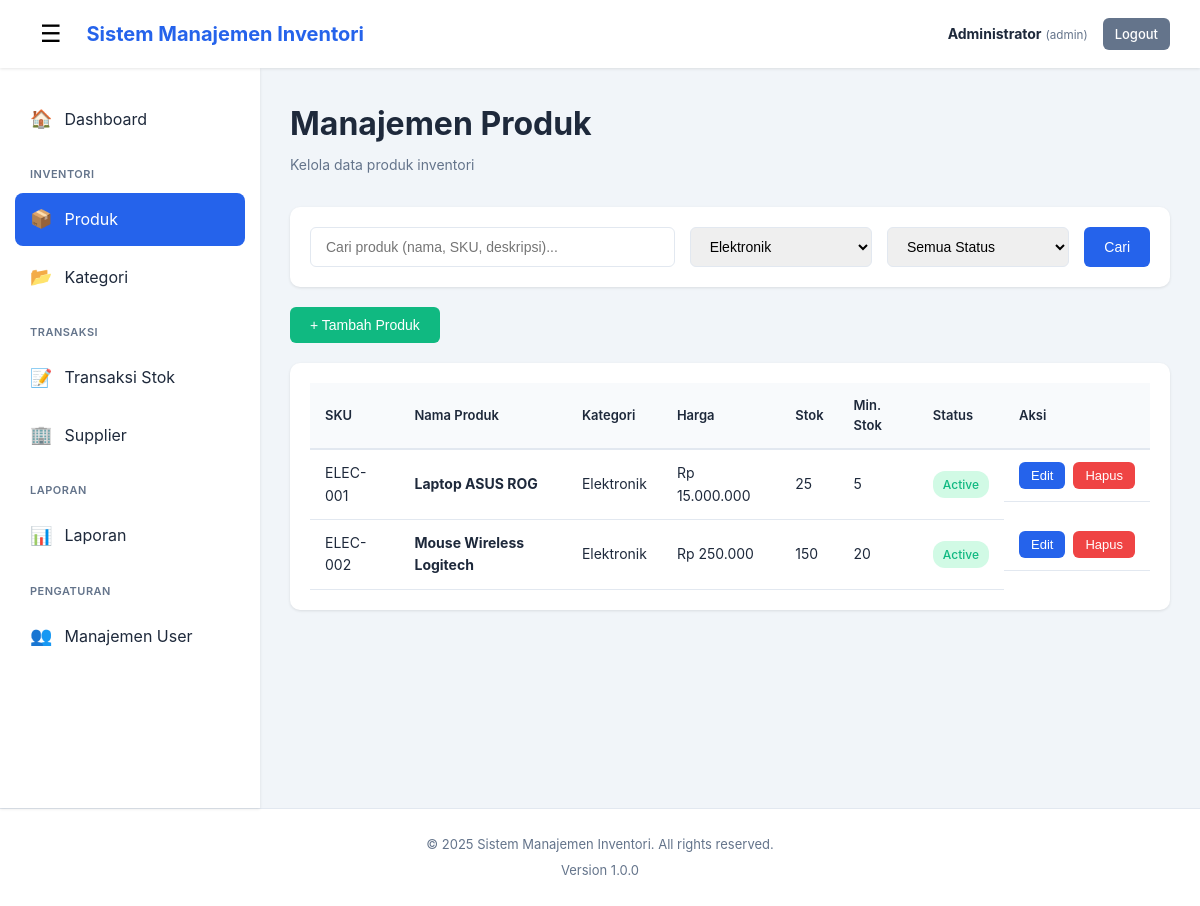
/products.php?category=1 (signed in), run on the app's committed database.
### tables this page shows
CREATE TABLE IF NOT EXISTS products (
    id INT AUTO_INCREMENT PRIMARY KEY,
    name VARCHAR(200) NOT NULL,
    category_id INT,
    sku VARCHAR(50) UNIQUE,
    description TEXT,
    price DECIMAL(10, 2) NOT NULL DEFAULT 0.00,
    quantity INT NOT NULL DEFAULT 0,
    min_stock INT DEFAULT 10,
    image_url VARCHAR(255),
    status ENUM('active', 'inactive', 'discontinued') DEFAULT 'active',
    created_at TIMESTAMP DEFAULT CURRENT_TIMESTAMP,
    updated_at TIMESTAMP DEFAULT CURRENT_TIMESTAMP ON UPDATE CURRENT_TIMESTAMP,
    FOREIGN KEY (category_id) REFERENCES categories(id) ON DELETE SET NULL,
    INDEX idx_category (category_id),
    INDEX idx_sku (sku),
    INDEX idx_status (status)
);

CREATE TABLE IF NOT EXISTS categories (
    id INT AUTO_INCREMENT PRIMARY KEY,
    name VARCHAR(100) NOT NULL UNIQUE,
    description TEXT,
    created_at TIMESTAMP DEFAULT CURRENT_TIMESTAMP,
    updated_at TIMESTAMP DEFAULT CURRENT_TIMESTAMP ON UPDATE CURRENT_TIMESTAMP
);

### config/database.php (called while the page is built, shortened)
<?php
function formatRupiah($angka) {
    return "Rp " . number_format($angka, 0, ',', '.');
}
?>

### products.php (the view, shortened to what this page needs)
<?php
require_once 'config/database.php';
$db = getDB();
$stmt = $db->query("SELECT * FROM categories ORDER BY name");
$categories = $stmt->fetchAll();
$search = $_GET['search'] ?? '';
$category_filter = $_GET['category'] ?? '';
$where = [];
$params = [];
if (!empty($category_filter)) {
    $where[] = "category_id = ?";
    $params[] = $category_filter;
}
$where_clause = !empty($where) ? 'WHERE ' . implode(' AND ', $where) : '';
$stmt = $db->prepare("
    SELECT p.*, c.name as category_name
    FROM products p
    LEFT JOIN categories c ON p.category_id = c.id
    $where_clause
    ORDER BY p.created_at DESC
");
$stmt->execute($params);
$products = $stmt->fetchAll();
?>
<!DOCTYPE html>
<html lang="id">
<head>
    <link rel="stylesheet" href="assets/css/style.css">
</head>
<body>
    <?php include 'includes/header.php'; ?>
    <div class="container">
        <?php include 'includes/sidebar.php'; ?>
        <main class="main-content">
            <div class="page-header">
                <h1>Manajemen Produk</h1>
                <p>Kelola data produk inventori</p>
            </div>
            <div class="card mb-20">
                <div class="card-body">
                    <form method="GET" action="">
                        <div style="display: grid; grid-template-columns: 2fr 1fr 1fr auto; gap: 15px;">
                            <input type="text" name="search" class="form-control"
                                   placeholder="Cari produk (nama, SKU, deskripsi)..."
                                   value="<?php echo htmlspecialchars($search); ?>">
                            <select name="category" class="form-control">
                                <?php foreach ($categories as $cat): ?>
                                <option value="<?php echo $cat['id']; ?>" <?php echo $category_filter == $cat['id'] ? 'selected' : ''; ?>>
                                    <?php echo htmlspecialchars($cat['name']); ?>
                                </option>
                                <?php endforeach; ?>
                            </select>
                            <select name="status" class="form-control">
                                <option value="">Semua Status</option>
                            </select>
                            <button type="submit" class="btn btn-primary">Cari</button>
                        </div>
                    </form>
                </div>
            </div>
            <div class="mb-20">
                <button onclick="showAddModal()" class="btn btn-success">+ Tambah Produk</button>
            </div>
            <div class="card">
                <div class="card-body">
                    <div class="table-responsive">
                        <table class="table">
                            <thead>
                                <tr>
                                    <th>SKU</th>
                                    <th>Nama Produk</th>
                                    <th>Kategori</th>
                                    <th>Harga</th>
                                    <th>Stok</th>
                                    <th>Min. Stok</th>
                                    <th>Status</th>
                                    <th>Aksi</th>
                                </tr>
                            </thead>
                            <tbody>
                                <?php if (count($products) > 0): ?>
                                    <?php foreach ($products as $product): ?>
                                    <tr>
                                        <td><?php echo htmlspecialchars($product['sku']); ?></td>
                                        <td><strong><?php echo htmlspecialchars($product['name']); ?></strong></td>
                                        <td><?php echo htmlspecialchars($product['category_name']); ?></td>
                                        <td><?php echo formatRupiah($product['price']); ?></td>
                                        <td>
                                            <span class="<?php echo $product['quantity'] <= $product['min_stock'] ? 'text-danger' : ''; ?>">
                                                <?php echo number_format($product['quantity']); ?>
                                            </span>
                                        </td>
                                        <td><?php echo number_format($product['min_stock']); ?></td>
                                        <td>
                                            <?php
                                            $badge_class = 'info';
                                            if ($product['status'] === 'active') $badge_class = 'success';
                                            ?>
                                            <span class="badge badge-<?php echo $badge_class; ?>">
                                                <?php echo ucfirst($product['status']); ?>
                                            </span>
                                        </td>
                                        <td class="table-actions">
                                            <button onclick='editProduct(<?php echo json_encode($product); ?>)'
                                                    class="btn btn-sm btn-primary">Edit</button>
                                            <form method="POST" style="display:inline;"
                                                  onsubmit="return confirm('Yakin ingin menghapus produk ini?');">
                                                <button type="submit" class="btn btn-sm btn-danger">Hapus</button>
                                            </form>
                                        </td>
                                    </tr>
                                    <?php endforeach; ?>
                                <?php else: ?>
                                    <tr>
                                        <td colspan="8" class="text-center">Tidak ada data produk</td>
                                    </tr>
                                <?php endif; ?>
                            </tbody>
                        </table>
                    </div>
                </div>
            </div>
        </main>
    </div>
    <?php include 'includes/footer.php'; ?>
</body>
</html>

### assets/css/style.css (style rules this page uses)
* { margin: 0; padding: 0; box-sizing: border-box; }
:root { --primary-color: #2563eb; --secondary-color: #64748b; --success-color: #10b981; --danger-color: #ef4444; --warning-color: #f59e0b; --info-color: #3b82f6; --dark-color: #1e293b; --light-color: #f8fafc; --border-color: #e2e8f0; --shadow: 0 1px 3px 0 rgba(0, 0, 0, 0.1); --shadow-md: 0 4px 6px -1px rgba(0, 0, 0, 0.1); --shadow-lg: 0 10px 15px -3px rgba(0, 0, 0, 0.1); }
body { font-family: -apple-system, BlinkMacSystemFont, 'Segoe UI', Roboto, 'Helvetica Neue', Arial, sans-serif; line-height: 1.6; color: var(--dark-color); background-color: #f1f5f9; }
.container { display: flex; min-height: calc(100vh - 60px); }
.main-content { flex: 1; padding: 30px; overflow-y: auto; }
.form-control { width: 100%; padding: 10px 15px; border: 1px solid var(--border-color); border-radius: 6px; font-size: 14px; transition: border-color 0.3s; }
select.form-control { cursor: pointer; }
.btn { display: inline-block; padding: 10px 20px; border: none; border-radius: 6px; font-size: 14px; font-weight: 500; cursor: pointer; transition: all 0.3s; text-align: center; }
.btn-primary { background-color: var(--primary-color); color: white; }
.btn-success { background-color: var(--success-color); color: white; }
.btn-danger { background-color: var(--danger-color); color: white; }
.btn-sm { padding: 6px 12px; font-size: 13px; }
.card { background: white; border-radius: 10px; box-shadow: var(--shadow); margin-bottom: 20px; }
.card-body { padding: 20px; }
.table-responsive { overflow-x: auto; }
.table { width: 100%; border-collapse: collapse; }
.table thead { background-color: var(--light-color); }
.table th { padding: 12px 15px; text-align: left; font-weight: 600; font-size: 13px; color: var(--dark-color); border-bottom: 2px solid var(--border-color); }
.table td { padding: 12px 15px; border-bottom: 1px solid var(--border-color); font-size: 14px; }
.table-actions { display: flex; gap: 8px; }
.badge { display: inline-block; padding: 4px 10px; border-radius: 12px; font-size: 12px; font-weight: 500; }
.badge-success { background-color: #d1fae5; color: var(--success-color); }
.page-header { margin-bottom: 30px; }
.page-header h1 { font-size: 32px; color: var(--dark-color); margin-bottom: 5px; }
.page-header p { color: var(--secondary-color); font-size: 14px; }
.mb-20 { margin-bottom: 20px; }

### data on the page
products: sku "ELEC-001", name "Laptop ASUS ROG", category.name "Elektronik", price "Rp 15.000.000", quantity "25", min_stock "5", status "Active"
products: sku "ELEC-002", name "Mouse Wireless Logitech", category.name "Elektronik", price "Rp 250.000", quantity "150", min_stock "20", status "Active"

### other printed values
APP_NAME "Sistem Manajemen Inventori"
$_SESSION['full_name'] "Administrator"
$_SESSION['role'] "admin"
APP_VERSION "1.0.0"
form field category "Elektronik"
